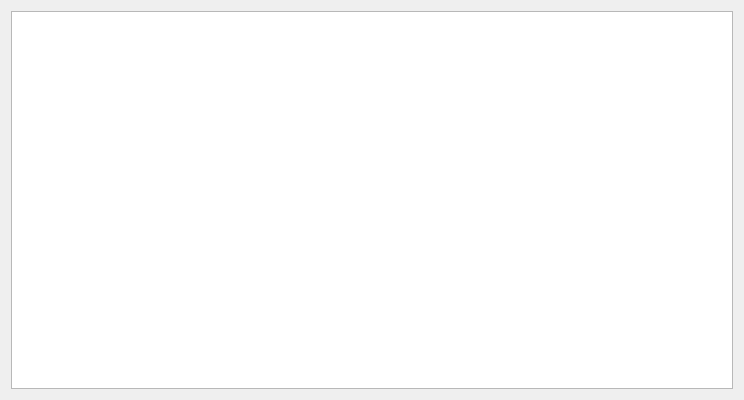
<?xml version="1.0" encoding="UTF-8"?>
<ui version="4.0">
 <class>DialogPrintSong</class>
 <widget class="QDialog" name="DialogPrintSong">
  <property name="geometry">
   <rect>
    <x>0</x>
    <y>0</y>
    <width>744</width>
    <height>400</height>
   </rect>
  </property>
  <property name="windowTitle">
   <string>Dialog</string>
  </property>
  <layout class="QGridLayout" name="gridLayout_2">
   <item row="0" column="0">
    <layout class="QGridLayout" name="gridLayout">
     <item row="0" column="0">
      <widget class="QTableView" name="tableView"/>
     </item>
    </layout>
   </item>
  </layout>
 </widget>
 <resources/>
 <connections/>
</ui>
